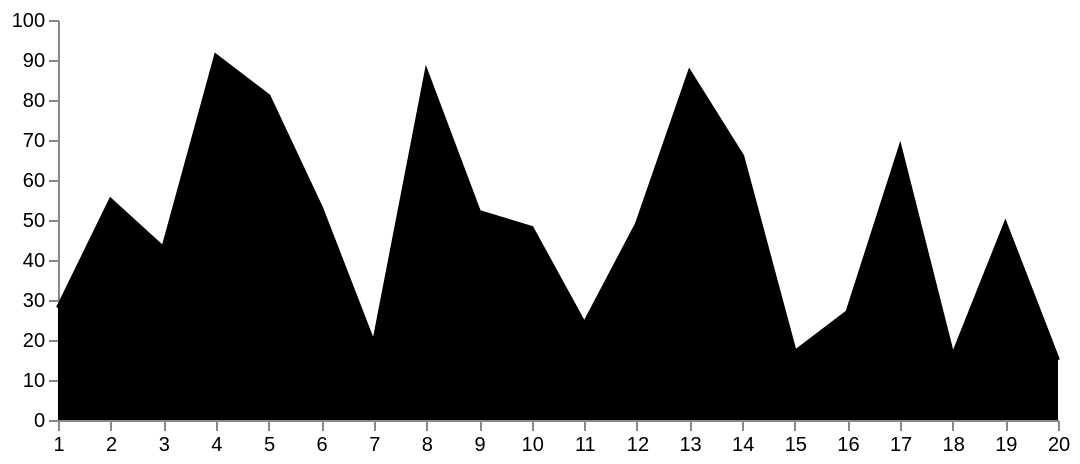

Write a Vega-Lite specification for this figure.
### Vega specification from a JSON file in a GitHub repository (floating-point values rounded to 4 significant figures)
{"$schema": "https://vega.github.io/schema/vega/v6.json", "description": "An area chart shaded with a pattern fill beneath a solid black border line, in the style of a hand-drawn print figure. The pattern is selectable via a bound signal.", "width": 500, "height": 200, "padding": 5, "signals": [{"name": "patternName", "value": "diagonal-stripe", "bind": {"input": "select", "name": "pattern", "options": ["diagonal-stripe", "horizontal-stripe", "vertical-stripe", "caps", "circles", "crosses", "crosshatch", "grid", "squares", "nylon", "waves", "woven", "houndstooth"]}}], "data": [{"name": "table", "values": [{"u": 1, "v": 28}, {"u": 2, "v": 55}, {"u": 3, "v": 43}, {"u": 4, "v": 91}, {"u": 5, "v": 81}, {"u": 6, "v": 53}, {"u": 7, "v": 19}, {"u": 8, "v": 87}, {"u": 9, "v": 52}, {"u": 10, "v": 48}, {"u": 11, "v": 24}, {"u": 12, "v": 49}, {"u": 13, "v": 87}, {"u": 14, "v": 66}, {"u": 15, "v": 17}, {"u": 16, "v": 27}, {"u": 17, "v": 68}, {"u": 18, "v": 16}, {"u": 19, "v": 49}, {"u": 20, "v": 15}]}], "scales": [{"name": "xscale", "type": "linear", "range": "width", "zero": false, "domain": {"data": "table", "field": "u"}}, {"name": "yscale", "type": "linear", "range": "height", "nice": true, "zero": true, "domain": {"data": "table", "field": "v"}}], "axes": [{"orient": "bottom", "scale": "xscale", "tickCount": 20}, {"orient": "left", "scale": "yscale"}], "marks": [{"type": "area", "from": {"data": "table"}, "encode": {"enter": {"x": {"scale": "xscale", "field": "u"}, "y": {"scale": "yscale", "field": "v"}, "y2": {"scale": "yscale", "value": 0}}, "update": {"fill": {"signal": "{pattern: {name: patternName}}"}}}}, {"type": "line", "from": {"data": "table"}, "encode": {"enter": {"x": {"scale": "xscale", "field": "u"}, "y": {"scale": "yscale", "field": "v"}, "stroke": {"value": "#000"}, "strokeWidth": {"value": 2}}}}]}
